Frame 1 (no input): blank canvas, image omitted
Frame 60 (the mouse pressed at the canvas centre just before this capture): blank canvas, image omitted
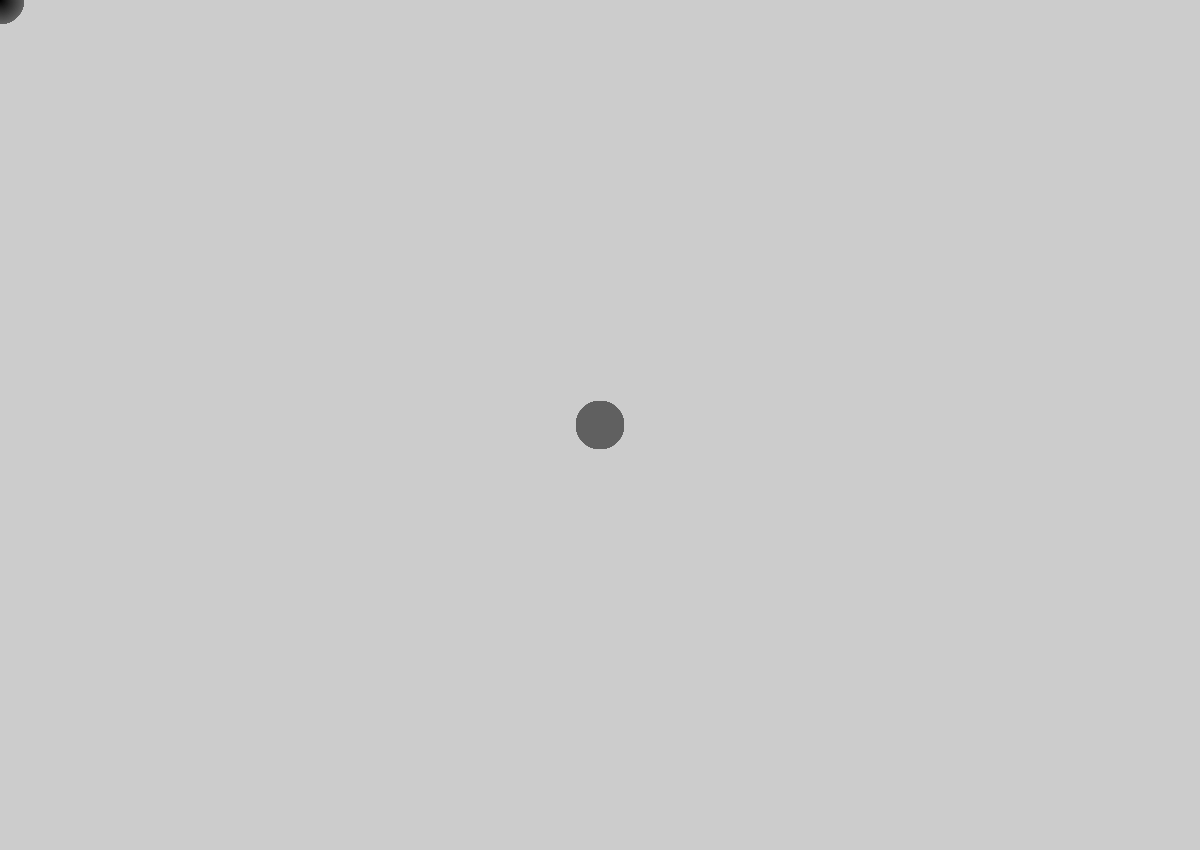
Frame 120 (the mouse held since frame 60 and released just before this capture)

The Processing sketch whose frames 1 and 60 were blank and that drew this single picture after the mouse press (run headless with seeded random() and noise(); from frame 60 on, the mouse is pressed at the canvas centre):

// Processing sketch: processing_81416
// ── processing_81416.pde

//http://www.openprocessing.org/sketch/49075//
float [] x = new float [50];
float [] y = new float [50];
 
void setup () {
   
  size (1200,850);
  smooth();
  noStroke();
   
  for (int i = 0; i<50; i++) {
    x[i] = 0;
    y[i] = 0;
     
  }
   
}
 
void draw () {
   

   
  for (int i=0; i<49; i++) {
    x[i] = x [i+1];
    y[i] = y [i+1];
     
    fill (i*2); //colour i is the circles devided by two makes it lighter
    ellipse (x[i], y[i], i, i);
     
  }
   
  x[49] = mouseX;
  y[49] = mouseY;
   
}
